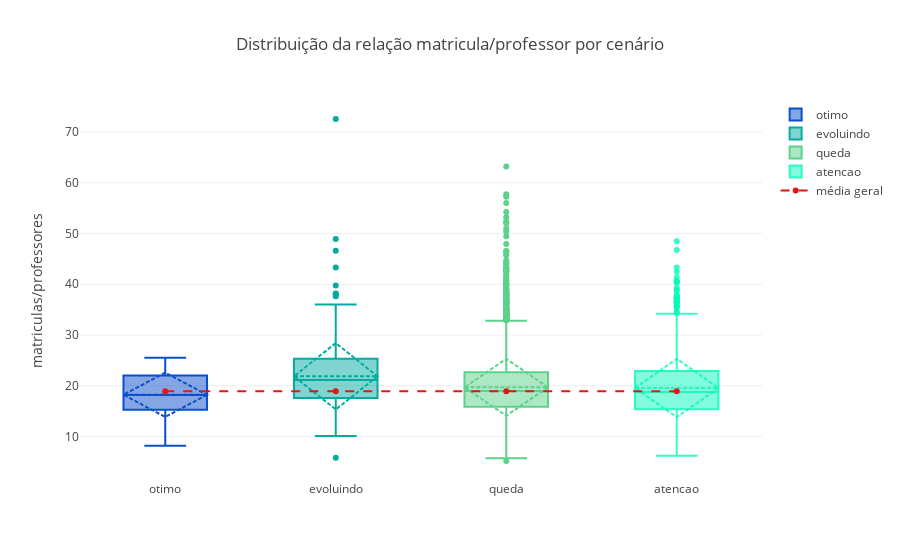

Here is the notebook cell this chart was saved with:
### Code cell
data = []
color_menu = ['rgb(12,79,202)', 'rgb(5,171,161)', 'rgb(92,210,139)',  'rgba(7,249,186, 0.8)']

i = 0
for cen in df['cenario'].unique().tolist():
    dt = df[df['cenario']==cen]
    trace = go.Box(
        y = dt['mat_prof'],
        name = cen,
        boxmean = 'sd',
        marker = dict(color=color_menu[i]),
        #boxpoints='suspectedoutliers',
        #orientation='h',
        #boxpoints='all'
    
    )
    data.append(trace)
    i+=1
trace2 = go.Scatter(
    x = ['otimo', 'evoluindo', 'queda', 'atencao'],
    y = [18.92]*4,
    line = dict(color = 'rgb(227,21,21)', dash='dash'),
    name = "média geral"
)
data.append(trace2)
layout = go.Layout(title = "Distribuição da relação matricula/professor por cenário", yaxis=dict(title="matriculas/professores"))
fig = go.Figure(data = data, layout = layout)
iplot(fig)

### Figure 1 — Plotly figure (JSON) as saved in the notebook; plotly's stock layout.template omitted (floating-point values rounded to 4 significant figures; data arrays with more than 128 entries replaced by an {"elided": "..."} marker saying what was removed)
{"data": [{"boxmean": "sd", "marker": {"color": "rgb(12,79,202)"}, "name": "otimo", "type": "box", "uid": "2b401598-f217-11e8-a48d-f4b7e2cdd6d2", "y": [24.09, 14.86, 15.28, 22.41, 12.5, 20.76, 19.63, 22.73, 18.2, 25.54, 16.15, 15.41, 22.92, 10.35, 24.48, 24, 19.56, 15.76, 18.18, 24.1, 23.45, 18.6, 19.82, 18.02, 24.22, 17.66, 15.34, 16.6, 17.64, 14.54, 12.75, 11.14, 12.05, 14.11, 8.194, 18.35, 20.75, 19.8, 20.98]}, {"boxmean": "sd", "marker": {"color": "rgb(5,171,161)"}, "name": "evoluindo", "type": "box", "uid": "2b401599-f217-11e8-8014-f4b7e2cdd6d2", "y": {"elided": "502 float values"}}, {"boxmean": "sd", "marker": {"color": "rgb(92,210,139)"}, "name": "queda", "type": "box", "uid": "2b40159a-f217-11e8-a6a8-f4b7e2cdd6d2", "y": {"elided": "8103 float values"}}, {"boxmean": "sd", "marker": {"color": "rgba(7,249,186, 0.8)"}, "name": "atencao", "type": "box", "uid": "2b40159b-f217-11e8-af3e-f4b7e2cdd6d2", "y": {"elided": "1770 float values"}}, {"line": {"color": "rgb(227,21,21)", "dash": "dash"}, "name": "média geral", "type": "scatter", "uid": "2b40159c-f217-11e8-90ee-f4b7e2cdd6d2", "x": ["otimo", "evoluindo", "queda", "atencao"], "y": [18.92, 18.92, 18.92, 18.92]}], "layout": {"title": "Distribuição da relação matricula/professor por cenário", "yaxis": {"title": "matriculas/professores"}}}
